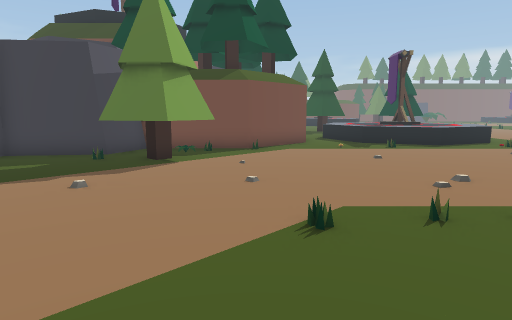
view 1 (above)

22 first-person views from a walk through a Unity game level. The camera is 1.3 m above the floor, tilts 8° down and sees 75° across. The floor is counted in squares, 1 m on a side. Each view is taken from the middle of a square. On the plan, view 1 faces up. The plan holds only what a view shows up to about 14 squares ahead; the rest is blank. The place goes on beyond the plan.

view 2
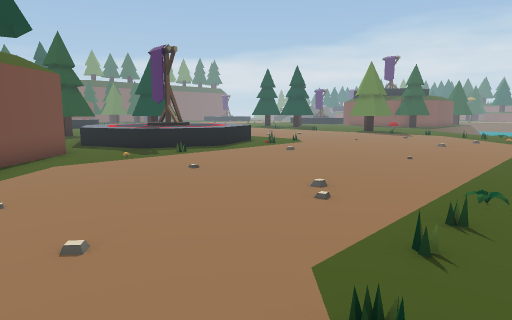

view 3
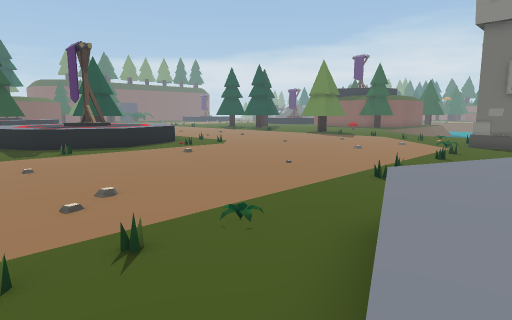

view 4
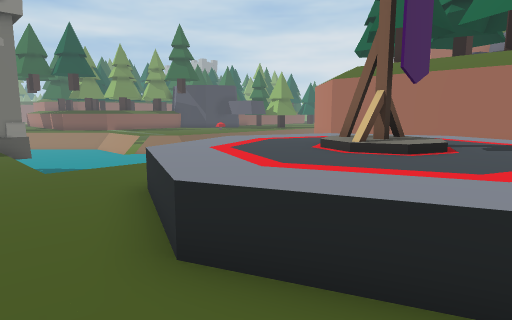

view 5
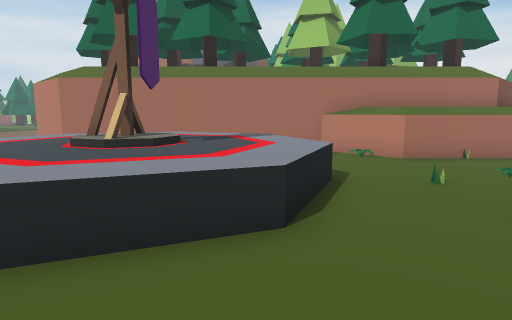

view 6
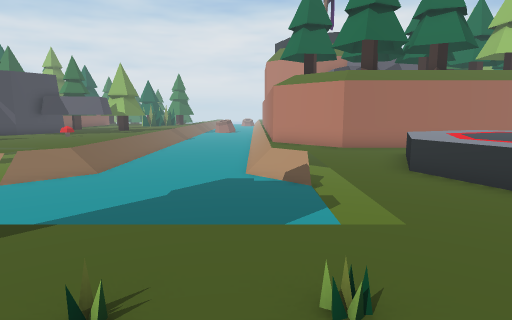

view 7
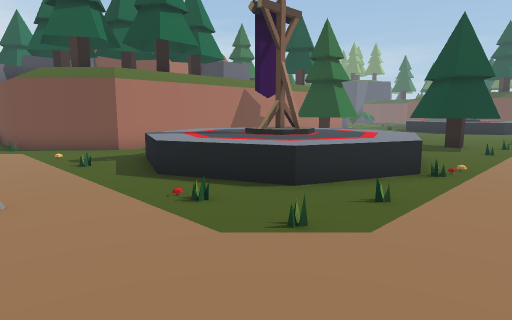

view 8
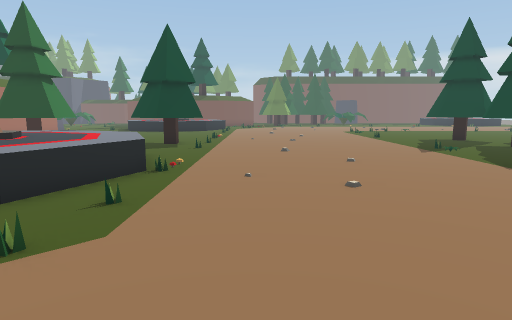

view 9
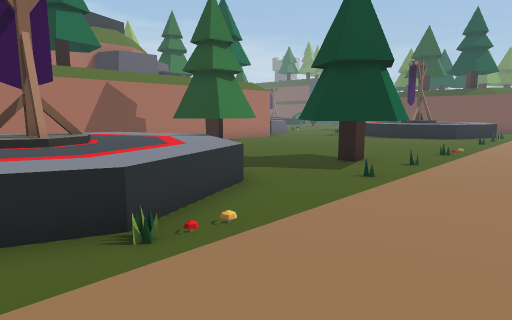

view 10
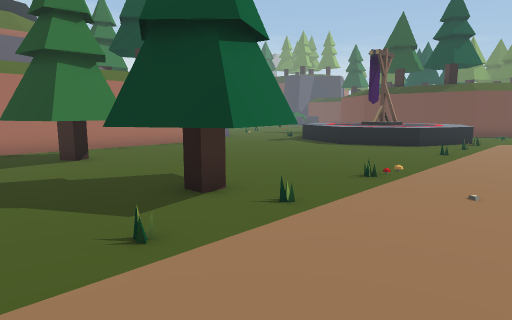

view 11
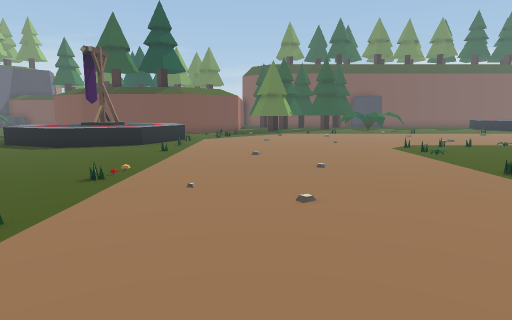

view 12
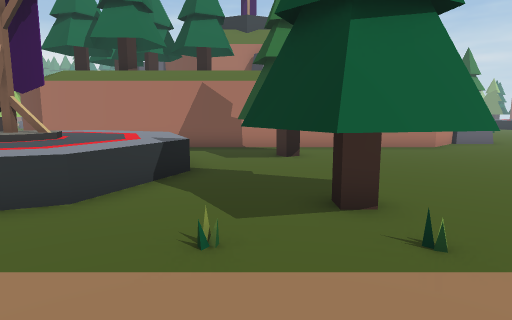

view 13
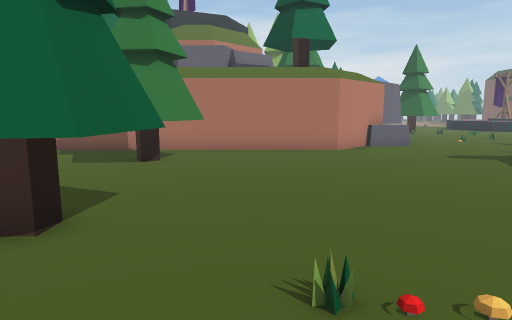

view 14
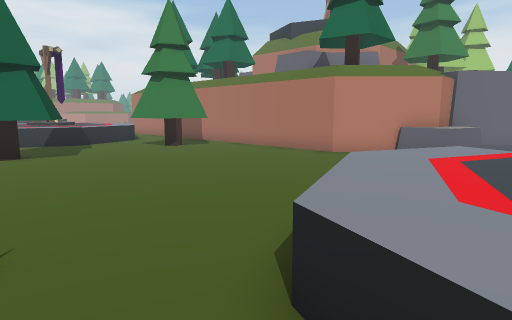

view 15
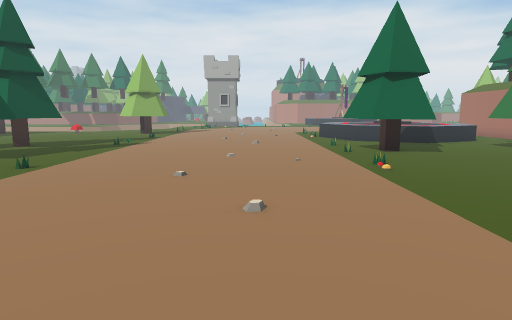

view 16
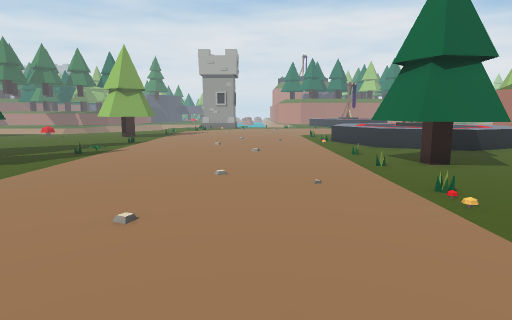

view 17
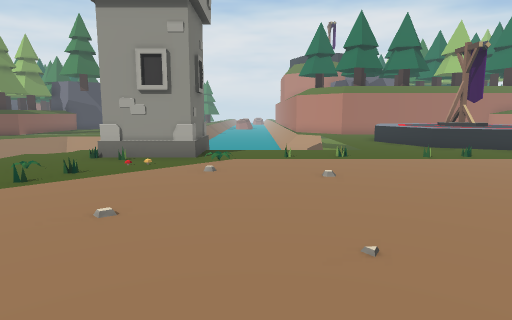

view 18
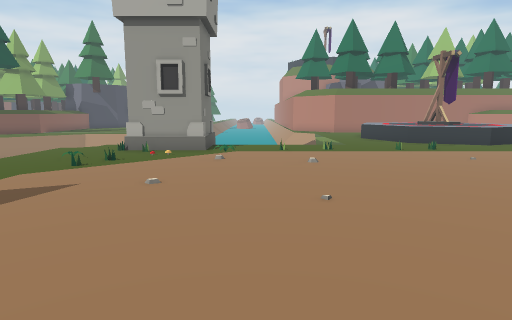

view 19
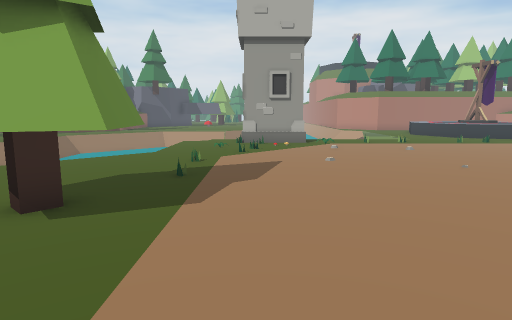

view 20
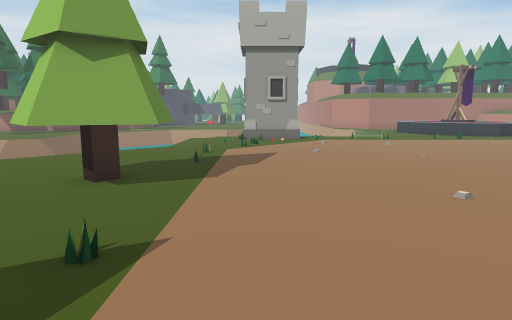

view 21
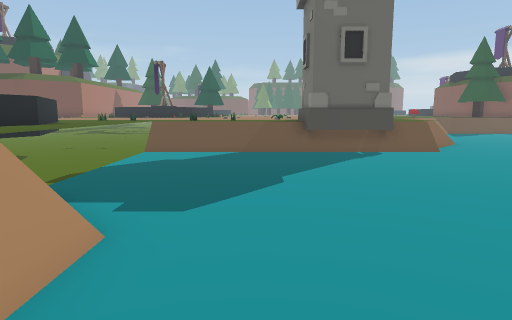

view 22
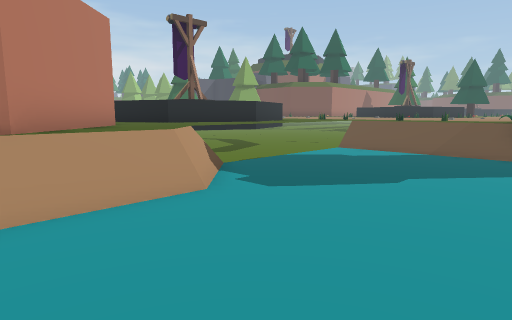

### Floor plan
Key: @ floor where view 1 was taken; # wall or solid block; . main floor; - floor 1 m lower than the main floor; / step, stairs or slope; = window, fence, low wall or low ledge; ^ raised ledge; v drop or lower ground; T tree; W tower; R rock; O other object.
Columns run from 5 left of view 1 to 22 right of it. Each row starts with its distance up from view 1.
 36      ....    ^^^^.. .
 35      .....^^^^^^............
 34   #  ......^^^^.............
 33   ##RRR.....................
 32    ##RR.....................
 31     ###.....................
 30       ##....................
 29        #...................
 28        #........./.........
 27        #....................
 26        #.......TT..........O
 25        #.TTT..TTT...........
 24        # T#T..T#TT..........
 23        #.TTT...TT...........
 22        #....................
 21        #...^^^^.............
 20        #..^^^^^^............
 19        #.^^^^^^^^...........
 18        #.^^^^^^^^/..........
 17        #.^^^^^^^^...........
 16        #.^^^^^^^^..........T
 15       ##..^^^^^^..........T#
 14      ##....^^^^...........T#
 13  #####....................T
 12 ##..........................
 11 #T  ........................
 10 . #TT.......................
  9 .TTT........................
  8 ..TT........................
  7 ............................
  6 ............................
  5  ..................../......
  4   ................//..WWWW..
  3   ................./..W   .=
  2    ......^^^^...//////WWWW=-
  1      ...^^^^^^..=-----WWW---
  0     .@.^^^^^^^^.#-----------
 -1    ....^^^^^^^^.=-----------
 -2    ....^^^^^^^^.=----------
 -3   .....^^^^^^^^.#----------
 -4  ...... ^^^^^^..#---------/
 -5 ^^^^^/.  ^^^^....=--------=.
 -6 ^^^^^^       ....==-----/==v
 -7 ^^^^^^##########../-----//..
 -8                ##./-----//..
 -9                 ##/----
-10                    --- -

Where each view was taken, in squares from view 1:
view 1: 0 up, 0 right, facing up
view 2: 3 up, 1 left, facing up-right
view 3: 1 up, 2 right, facing up-right
view 4: 4 up, 3 right, facing down-right
view 5: 5 up, 3 right, facing down
view 6: 6 up, 13 right, facing down
view 7: 10 up, 14 right, facing up-left
view 8: 10 up, 14 right, facing up
view 9: 16 up, 15 right, facing up-left
view 10: 21 up, 15 right, facing up-left
view 11: 21 up, 15 right, facing up
view 12: 23 up, 15 right, facing left
view 13: 27 up, 14 right, facing left
view 14: 36 up, 12 right, facing down-left
view 15: 36 up, 15 right, facing down
view 16: 33 up, 15 right, facing down
view 17: 14 up, 15 right, facing down
view 18: 16 up, 15 right, facing down
view 19: 19 up, 19 right, facing down
view 20: 21 up, 19 right, facing down
view 21: 10 down, 15 right, facing up
view 22: 10 down, 18 right, facing up-left
